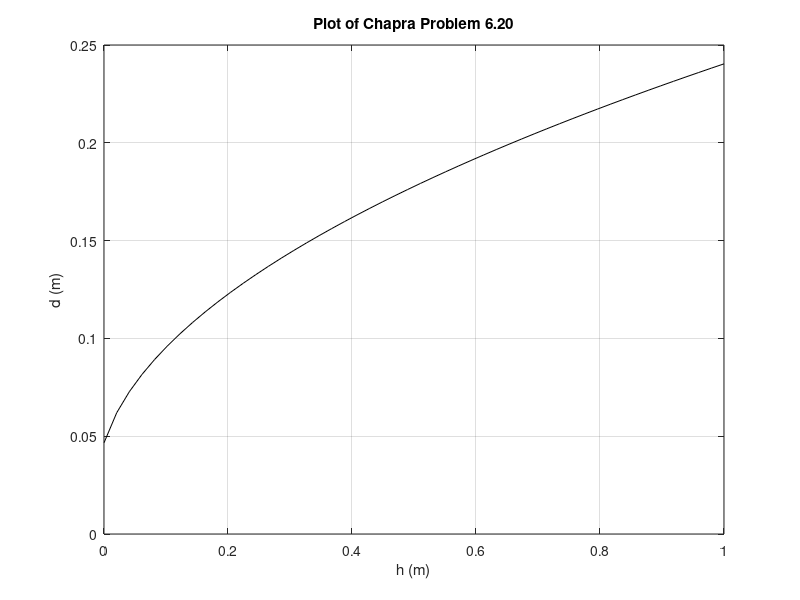

Recreate this plot in MATLAB.
 % I have adhered to all the tenets of the 
 % Duke Community Standard in creating this code.
 % Signed: [ih52]
%% Initialize workspace
clear; format short e
%% Establish function & solve Chapra equation
MyFun = @(d,h) (2.*40.*d.^(5/2))./5+1/2.*40000.*d.^2-95.*9.81.*d-95.*9.81.*h;
ChapraFunZeros = fzero(@(ddummy) MyFun(ddummy,0.43), [0 1])
%% Graph of d for 50 values of h
h = linspace(0.0001,1,50);
dvals = zeros(1,50);
for k = 1:numel(h)
    dvals(k) = fzero(@(ddummy) MyFun(ddummy,h(k)),[0.00001 10]);
end
figure(1); clf
plot(h,dvals,'k-')
grid on
title('Plot of Chapra Problem 6.20')
xlabel('h (m)')
ylabel('d (m)')
print -depsc Chapra620Fig

    